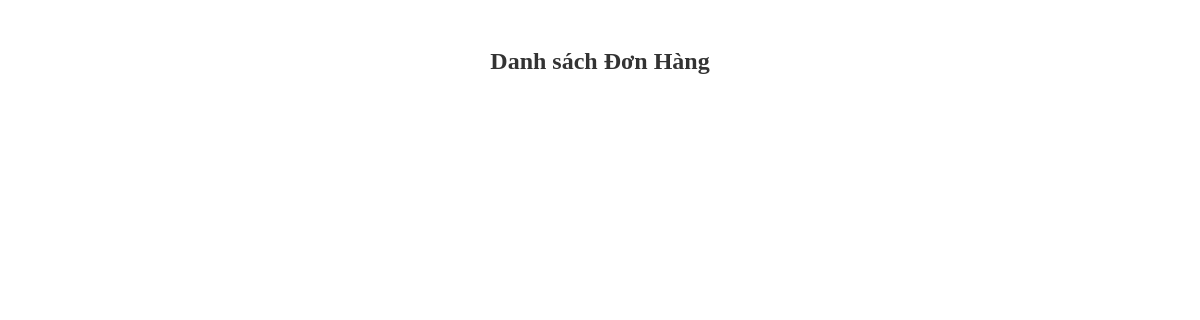
The app's page /admin/fe/orders.php, older data.
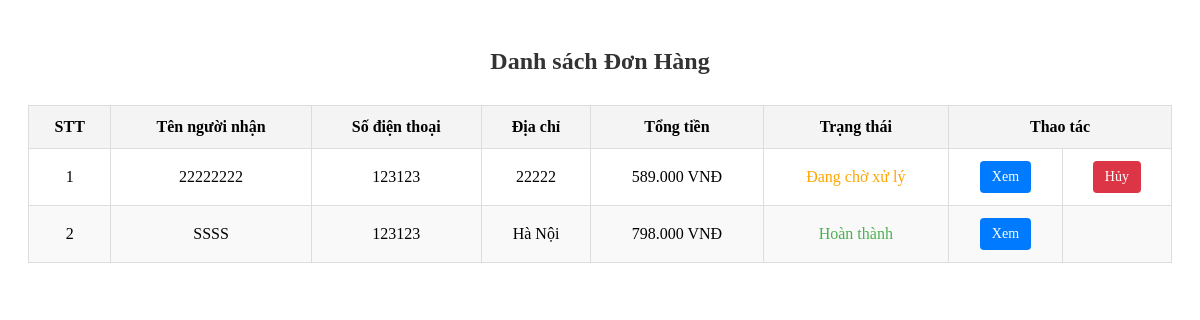
The same page, newer data.
### tables this page shows
CREATE TABLE `t_orders` (
  `id` int(11) NOT NULL,
  `userId` int(11) DEFAULT NULL,
  `orderDate` timestamp NOT NULL DEFAULT current_timestamp(),
  `totalAmount` int(11) NOT NULL,
  `status` varchar(50) DEFAULT 'Pending',
  `address` varchar(120) NOT NULL,
  `name` varchar(50) NOT NULL,
  `phone` varchar(11) NOT NULL
);

### db/base.php (called while the page is built, shortened)
<?php
class Database {
    private $host = 'localhost';
    private $db_name = 'db_laptop';
    private $username = 'root';
    private $password = '';
    protected $conn;
    private function connect() {
        $this->conn = null;
        try {
            $this->conn = new PDO("mysql:host={$this->host};dbname={$this->db_name}", $this->username, $this->password);
            $this->conn->setAttribute(PDO::ATTR_ERRMODE, PDO::ERRMODE_EXCEPTION);
        } catch (PDOException $e) {
            echo "Connection error: " . $e->getMessage();
        }
    }
    public function findAll($table, $conditions = [], $orderBy = 'id', $orderDirection = 'DESC', $limit = null) {
        $sql = "SELECT * FROM {$table}";
        $sql .= " ORDER BY {$orderBy} {$orderDirection}";
        $stmt = $this->conn->prepare($sql);
        $stmt->execute();
        return $stmt->fetchAll(PDO::FETCH_ASSOC);
    }
}
?>

### admin/fe/orders.php (the view, shortened to what this page needs)
<?php
require_once dirname(dirname(__DIR__)) . '/db/base.php';
$db = new Database();
$orders = $db->findAll('t_orders', [], 'id', 'DESC');
require_once dirname(dirname(__DIR__)) . '/db/order.php';
$orderDb = new Order();
?>
<div class="container">
    <h2 class="heading">Danh sách Đơn Hàng</h2>
    <?php if ($orders): ?>
        <table class="order-table">
            <thead>
                <tr>
                    <th>STT</th>
                    <th>Tên người nhận</th>
                    <th>Số điện thoại</th>
                    <th>Địa chỉ</th>
                    <th>Tổng tiền</th>
                    <th>Trạng thái</th>
                    <th colspan="2">Thao tác</th>
                </tr>
            </thead>
            <tbody>
                <?php $i = 1;
                foreach ($orders as $order): ?>
                    <tr>
                        <td><?php echo $i; ?></td>
                        <td><?php echo htmlspecialchars($order['name']); ?></td>
                        <td><?php echo htmlspecialchars($order['phone']); ?></td>
                        <td><?php echo htmlspecialchars($order['address']); ?></td>
                        <td><?php echo number_format($order['totalAmount'], 0, ',', '.'); ?> VNĐ</td>
                        <td><?php echo $orderDb->formatOrderStatus($order['status']); ?></td>
                        <td>
                            <a href="javascript:void(0);" class="btn-view"
                                onclick="loadContent('order_detail.php', <?php echo $order['id']; ?>);">
                                Xem
                            </a>
                        </td>
                        <td>
                            <?php if ($order['status'] === 'pending') { ?>
                                <a href="#" class="btn-cancel">Hủy</a>
                            <?php } else { ?>
                            <?php } ?>
                        </td>
                    </tr>
                <?php $i++;
                endforeach; ?>
            </tbody>
        </table>
    <?php endif; ?>
</div>

### db/order.php (shortened to what this page needs)
<?php
require_once 'base.php';
class Order extends Database
{
    function formatOrderStatus($status)
    {
        switch ($status) {
            case 'pending':
                return '<span style="color: orange;">Đang chờ xử lý</span>';
            case 'completed':
                return '<span style="color: #4CAF50;">Hoàn thành</span>';
        }
    }
}

Row changes from the older to the newer data that the page shows:
added t_orders: name "22222222", phone "123123", address "22222", totalAmount "589.000", status "Đang chờ xử lý"
added t_orders: name "SSSS", phone "123123", address "Hà Nội", totalAmount "798.000", status "Hoàn thành"
Text that changed along with them:
text now shown: "STT Tên người nhận Số điện thoại Địa chỉ Tổng tiền Trạng thái Thao tác"
